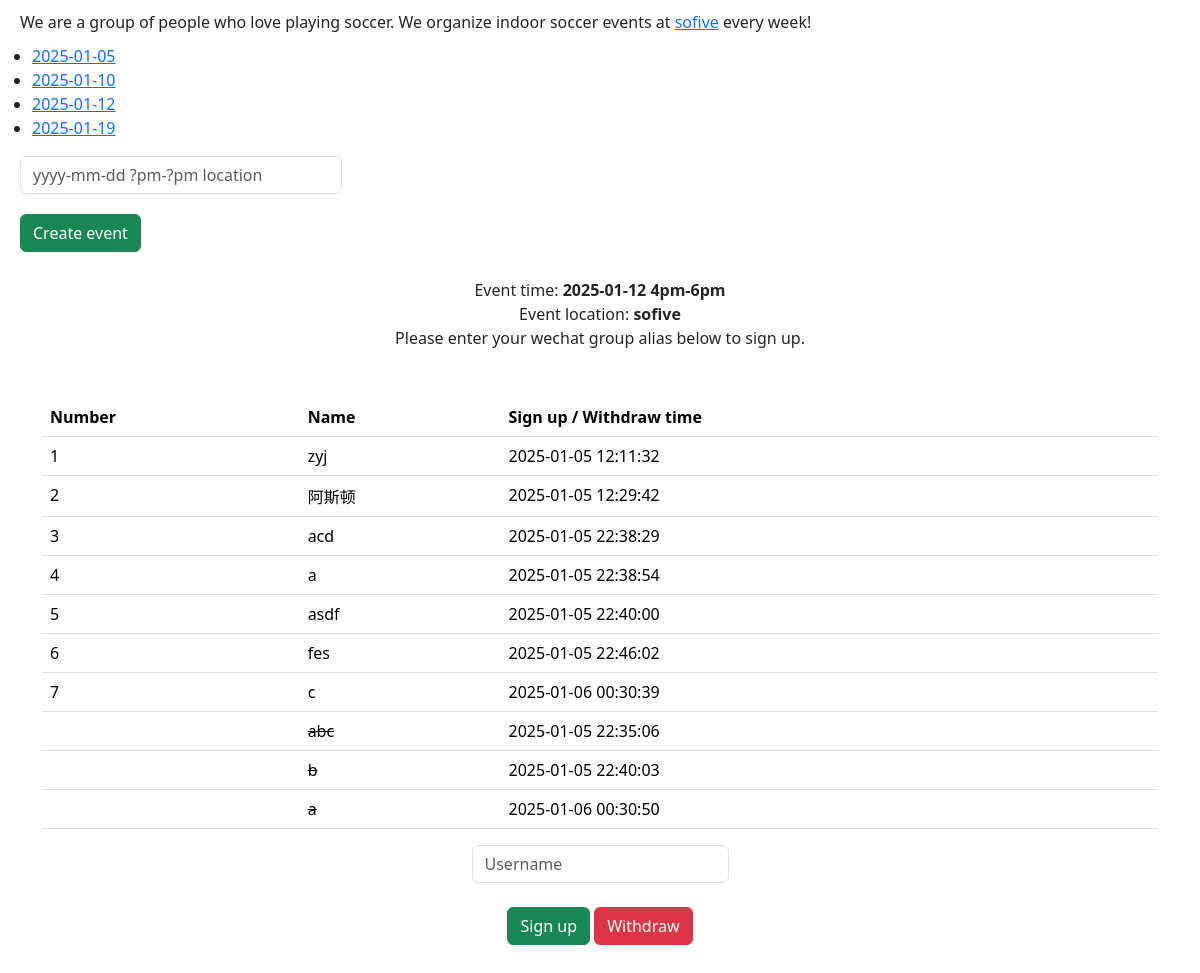
The app's page /?date=2025-01-12 with its own data.
### tables this page shows
CREATE TABLE events (
    date TEXT NOT NULL,
    time TEXT NOT NULL,
    location TEXT NOT NULL,
    video_url TEXT,
    PRIMARY KEY (date)
);

CREATE TABLE signup (
    date TEXT NOT NULL,
    name TEXT NOT NULL,
    ts TEXT NOT NULL,
    cancel INTEGER,
    PRIMARY KEY (date, name)
);

### flask_app.py (the view, shortened to what this page needs)
@app.route('/', methods=["GET", "POST"])
def index():
    if request.method == "GET":
        date = request.args.get("date", default="")
        events = db.execute("SELECT date, time FROM events ORDER BY date")
        if date == "":
            return render_template("index.html", events = events, date = date)
        event = db.execute("SELECT time, location FROM events WHERE date = ?",date)
        event_time = event[0]["time"]
        event_location = event[0]["location"]
        session["date"] = date
        rows_signup = db.execute("SELECT name, ts, cancel FROM signup WHERE date = ? AND cancel = 0 ORDER BY ts", date)
        rows_withdraw = db.execute("SELECT name, ts, cancel FROM signup WHERE date = ? AND cancel = 1 ORDER BY ts", date)
        return render_template("index.html", events = events, date = date, event_time = event_time, event_location = event_location, rows_signup = rows_signup, rows_withdraw = rows_withdraw)

### templates/index.html (shortened to what this page needs)
<html>
    <head>
        <link href="https://cdn.jsdelivr.net/npm/bootstrap@5.3.3/dist/css/bootstrap.min.css" rel="stylesheet">
    </head>
    <body>
        <div class = "margin">
            We are a group of people who love playing soccer. We organize indoor soccer events at <a href="https://www.sofive.com/locations/meadowlands">sofive</a> every week!
        </div>
        <ul>
            {% for event in events %}
                <li><a href="?date={{event.date}}">{{event.date}}</a></li>
            {% endfor %}
        </ul>
        <form action="/" method="POST">
            <input size = "27" autocomplete="off" autofocus name="event" class="margin form-control w-auto" placeholder="yyyy-mm-dd ?pm-?pm location" type="text">
            <button type="submit" class="margin btn btn-success" name="create_event">Create event</button>
        </form>
        {% if date != "" %}
        <div class = "text-center">
            Event time: <b>{{date}}  {{event_time}}</b>
            <br>
            Event location: <b>{{event_location}}</b>
            <br>
            Please enter your wechat group alias below to sign up.
        </div>
        <div class="container py-5 text-center">
            <table class="table">
                <thead>
                    <tr>
                        <th>Number</th>
                        <th>Name</th>
                        <th>Sign up / Withdraw time</th>
                    </tr>
                </thead>
                <tbody>
                    {% for row in rows_signup %}
                        <tr>
                            <td>{{ loop.index }}</td>
                            <td>{{ row.name }}</td>
                            <td>{{ row.ts }}</td>
                        </tr>
                    {% endfor %}
                    {% for row in rows_withdraw %}
                        <tr>
                            <td></td>
                            <td><s>{{ row.name }}<s></td>
                            <td>{{ row.ts }}</td>
                        </tr>
                    {% endfor %}
                </tbody>
            </table>
            <form action="/" method="POST">
                <div>
                    <input autocomplete="off" autofocus name="name" class="form-control mx-auto w-auto" placeholder="Username" type="text">
                </div>
                <br>
                <button type="submit" class="btn btn-success" name="submitAction" value="signup">Sign up</button>
                <button type="submit" class="btn btn-danger" name="submitAction" value="withdraw">Withdraw</button>
            </form>
        </div>
        {% endif %}
    </body>
</html>

### templates/index.html (style rules this page uses)
.margin { margin-left: 20px; margin-right: 20px; margin-top: 10px; margin-bottom: 10px; }

### records on screen
events: date "2025-01-05"
events: date "2025-01-10"
events: date "2025-01-12", time "4pm-6pm", location "sofive"
events: date "2025-01-19"
signup: name "zyj", ts "2025-01-05 12:11:32"
signup: name "阿斯顿", ts "2025-01-05 12:29:42"
signup: name "acd", ts "2025-01-05 22:38:29"
signup: name "a", ts "2025-01-05 22:38:54"
signup: name "asdf", ts "2025-01-05 22:40:00"
signup: name "fes", ts "2025-01-05 22:46:02"
signup: name "c", ts "2025-01-06 00:30:39"
signup: name "abc", ts "2025-01-05 22:35:06"
signup: name "b", ts "2025-01-05 22:40:03"
signup: name "a", ts "2025-01-06 00:30:50"

### other values on screen
{{ date }} "2025-01-12"
